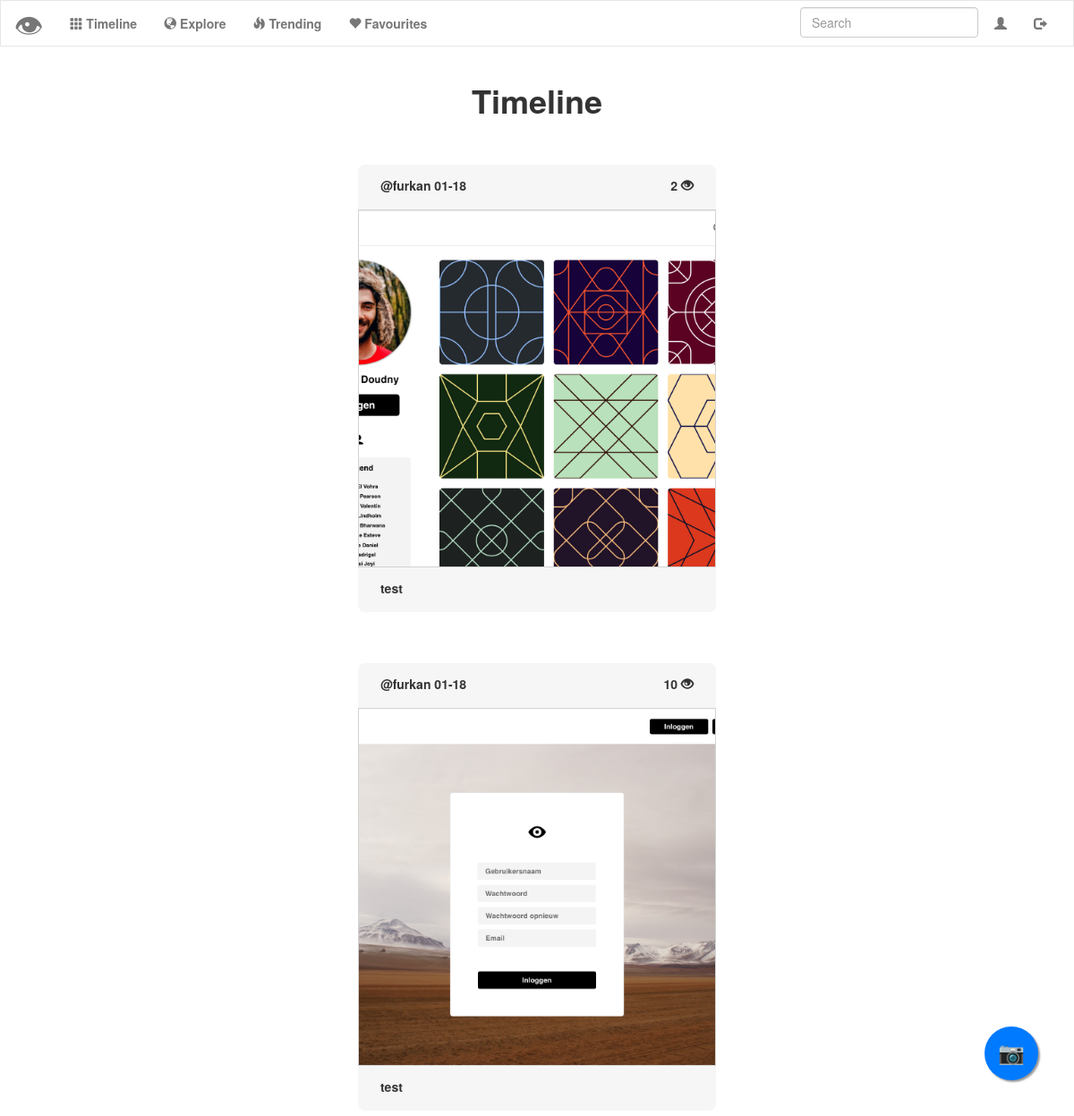
The app's page /timeline (signed in), older data.
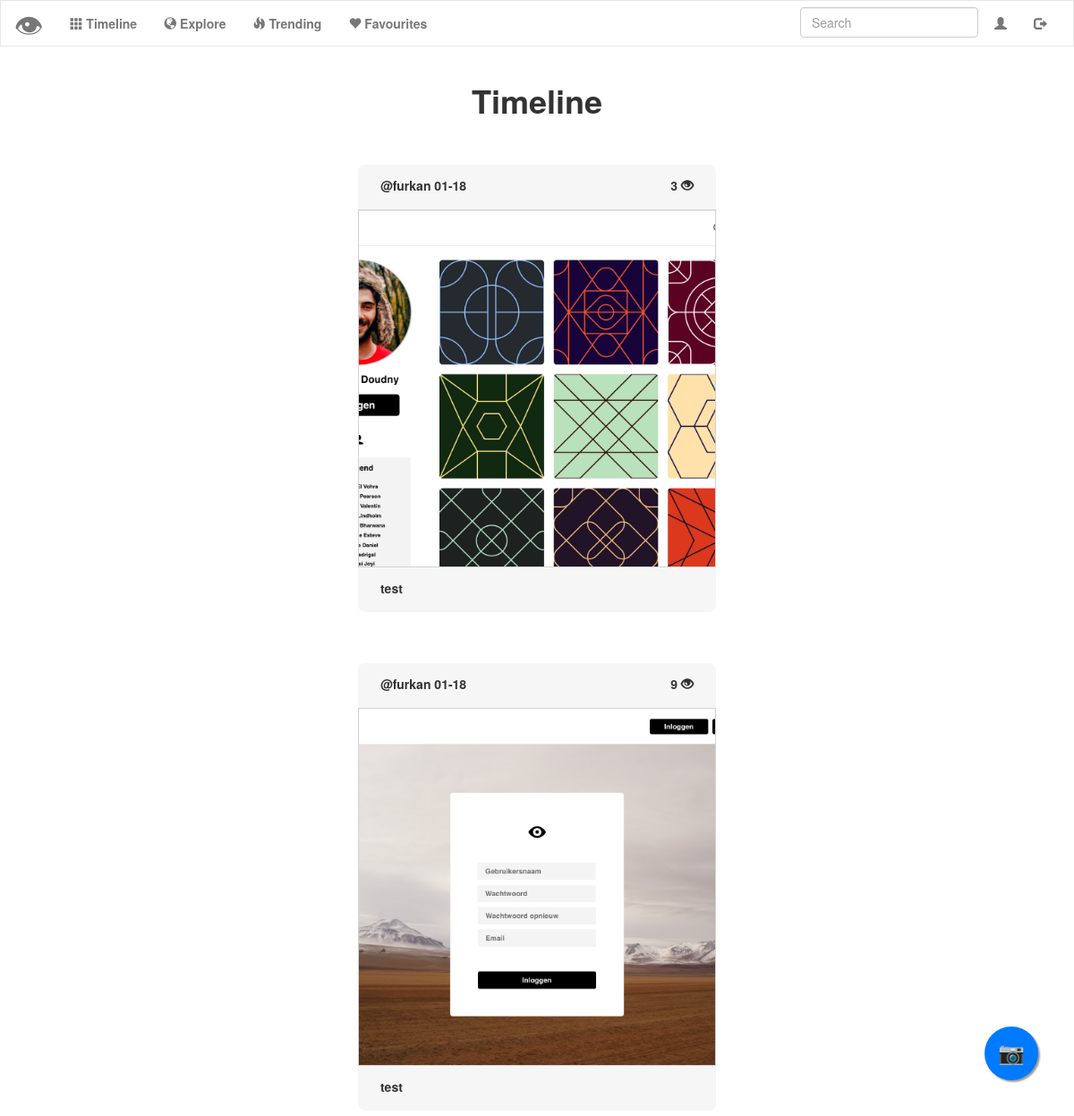
The same page, newer data.
### tables this page shows
CREATE TABLE 'uploads' ('id' integer PRIMARY KEY AUTOINCREMENT NOT NULL, 'user_id' integer NOT NULL, 'upload' text NOT NULL, 'description' text NOT NULL, 'timestamp' double precision NOT NULL DEFAULT CURRENT_TIMESTAMP, 'username'  text NOT NULL  , 'score' INTEGER NOT NULL DEFAULT 0);

### application.py (the view)
@app.route("/timeline")
@login_required
def timeline():
    uploads = []
    followings_id = get_following(session["user_id"])
    for p in followings_id:
        user_uploads = get_all_uploads(p["user_id"])
        for u in user_uploads:
            uploads.append(u)
    uploads.sort(key=lambda d: d['timestamp'])
    return render_template("timeline.html", uploads=uploads, user_id=session["user_id"])

### helpers.py (called while the page is built)
def login_required(f):
    @wraps(f)
    def decorated_function(*args, **kwargs):
        if session.get("user_id") is None:
            return redirect("/login")
        return f(*args, **kwargs)
    return decorated_function

def get_following(follower_id):
    following = db.execute("SELECT user_id FROM followers WHERE follower_id = :follower_id", follower_id=follower_id)
    return following

def get_all_uploads(user_id):
    user_photos = db.execute("SELECT * FROM uploads WHERE user_id = :user_id", user_id=user_id)
    user_photos = change_timestamp(user_photos)
    return user_photos

def change_timestamp(post_list):
    for post in post_list:
        date = post["timestamp"]
        date = date[5:11]
        post["timestamp"] = date
    return post_list

### templates/timeline.html (shortened to what this page needs)
{% extends "layout.html" %}
{% block main %}
<div class="container-title" id="timeline-title">
  <h1><b>Timeline</b></h1>
</div>
  {% for post in uploads %}
      <div class="button-images">
        <button name="modal" class="photo_modal" data-toggle="modal" data-target="#photomodal{{ post.id }}">
            <label for="modal">
              <div class="timeline-container">
              <div class="timeline-description">
                <label id="username">{{ post.username }} </label>
                <label id="timestamp">{{ post.timestamp }} </label>
                <label id="score">{{ post.score }} <span class="glyphicon glyphicon-eye-open"></span></label>
              </div>
              <img src="/upload/{{ post.upload }}" class="img-responsive">
              <div class="timeline-bottom">
                  <label id="discription">{{ post.description }} </label>
              </div>
              </div>
            </label>
        </button>
      </div>
  {% endfor %}
{% endblock %}

Row changes from the older to the newer data that the page shows:
changed uploads (number 1 of 2 on the later page): score "2" → "3"
changed uploads (number 2 of 2 on the later page): score "10" → "9"
